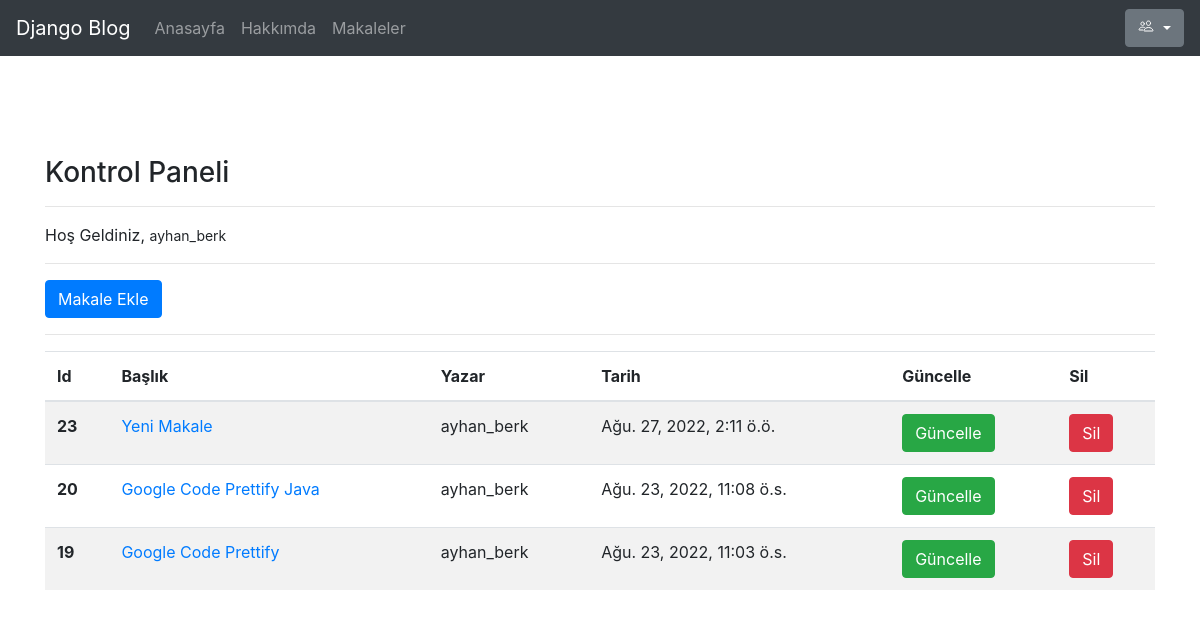
Screenshot of /articles/dashboard/ (signed in) with the database file from the repository.
### article/models.py (models this page shows, shortened)
class Article(models.Model):
    author = models.ForeignKey("auth.User", on_delete = models.CASCADE,verbose_name="Yazar")
    title = models.CharField(max_length = 50,verbose_name = "Başlık")
    content = RichTextField()
    created_date = models.DateTimeField(auto_now_add=True,verbose_name="Oluşturulma Tarihi")
    article_image = models.FileField(blank = True,null=True,verbose_name="Makaleye Görsel Ekleyin")
    class Meta:
        ordering = ['-created_date']

### article/views.py (the view)
# urls.py: path('dashboard/',views.dashboard,name ="dashboard"),
@login_required(login_url= "user:login") # user uygulaması altındaki login urlsıne git
def dashboard(request):
    articles = Article.objects.filter(author = request.user)
    context = {
        "articles": articles
    }
    return render(request,"dashboard.html",context)

### templates/dashboard.html
{% extends "layout.html" %}
{% block body %}
 <h3>Kontrol Paneli</h3>
 <hr>
 <p>
    Hoş Geldiniz, <small>{{request.user.username}}</small>
 </p>
 <hr>
 <a href="{% url 'article:addarticle' %}" class="btn btn-primary">Makale Ekle</a>
 <hr>
 {% if articles %}
 <table class="table table-striped">
   <thead>
     <tr>
       <th scope="col">Id</th>
       <th scope="col">Başlık</th>
       <th scope="col">Yazar</th>
       <th scope="col">Tarih</th>
       <th scope="col">Güncelle</th>
       <th scope="col">Sil</th>
     </tr>
   </thead>
   <tbody>
      {% for article in articles  %}
      <tr>
         <th scope="row">{{article.id}}</th>
         <td><a href="{% url 'article:detail' article.id %}">{{article.title}}</a></td>
         <td>{{article.author.username}}</td>
         <td>{{article.created_date}}</td>
         <td><a href="{% url 'article:update' article.id %}"class="btn btn-success">Güncelle</a></td>
         <td><a href="{% url 'article:delete' article.id %}"class="btn btn-danger">Sil</a></td>
       </tr>
      {% endfor %}
   </tbody>
 </table>
 {% else %}
   <div class="alert alert-danger">
      Henüz bir makaleniz bulunmamaktadır.
   </div>
 {% endif %}
{% endblock body %}

### rows the page displays
Article: id "23", title "Yeni Makale", author.username "ayhan_berk", created_date "Ağu. 27, 2022, 2:11 ö.ö."
Article: id "20", title "Google Code Prettify Java", author.username "ayhan_berk", created_date "Ağu. 23, 2022, 11:08 ö.s."
Article: id "19", title "Google Code Prettify", author.username "ayhan_berk", created_date "Ağu. 23, 2022, 11:03 ö.s."

### other values shown
{{ request.user.username }} "ayhan_berk"
